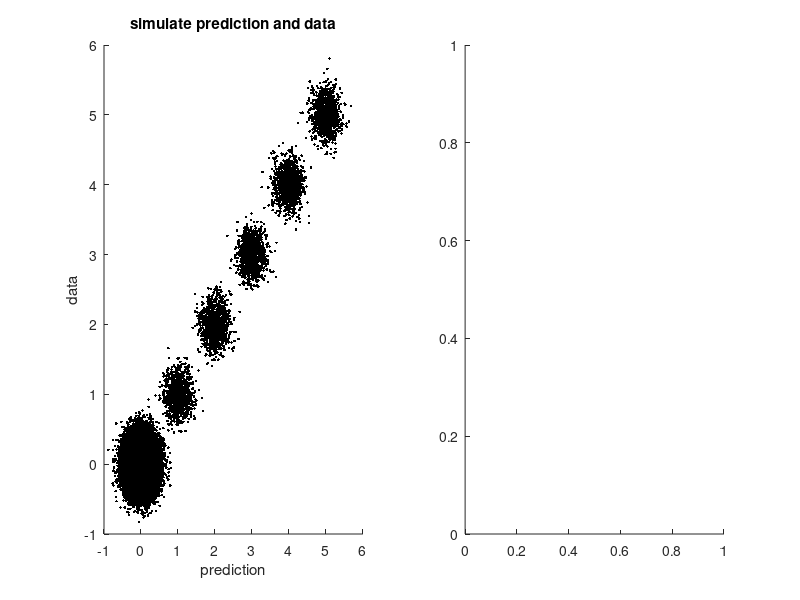

Write MATLAB code to recreate this figure. (Note: this script raises an error after producing the figure.)
n = 1000;
cod = NaN(1,n);
codranked = cod;

figure('Position',[0 0 600 300])
subplot(1,2,1),hold on
for ii = 1:1000
    x = [zeros(1,45) 1:5];
    data = x+randn(1,50)*.2;
    pred = x+randn(1,50)*.2;
    cod(ii) = 1-sum((data-pred).^2)/sum(data-mean(data).^2);
    
    [~, dataranks] = sort(data);
    [~, predranks] = sort(pred);

    codranked(ii) = 1 - sum((dataranks-predranks).^2)/sum((dataranks-mean(predranks)).^2);

    
    plot(pred,data,'k.')
end
xlabel('prediction'),ylabel('data')
title('simulate prediction and data')

subplot(1,2,2)
histogram(cod, -1:.01:1);
hold on
histogram(codranked, -1:.01:1);
legend('cod data', 'cod ranks','Location','northwest')
xlabel('cod (R^2)')
ylabel('number of simulations')

% Save  Figure
set(gcf,'PaperPositionMode','auto')
print('-depsc','-r300','-painters',fullfile(dataDir,'derivatives','figures',...
        ['simulate_rankorder']))
print('-dpng','-r300','-painters',fullfile(dataDir,'derivatives','figures',...
        ['simulate_rankorder']))